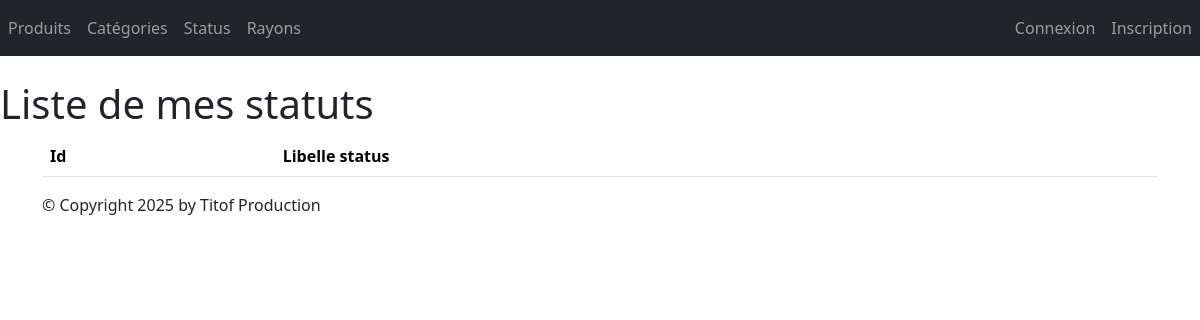
Before: /monApp/statuts/ with the older database file.
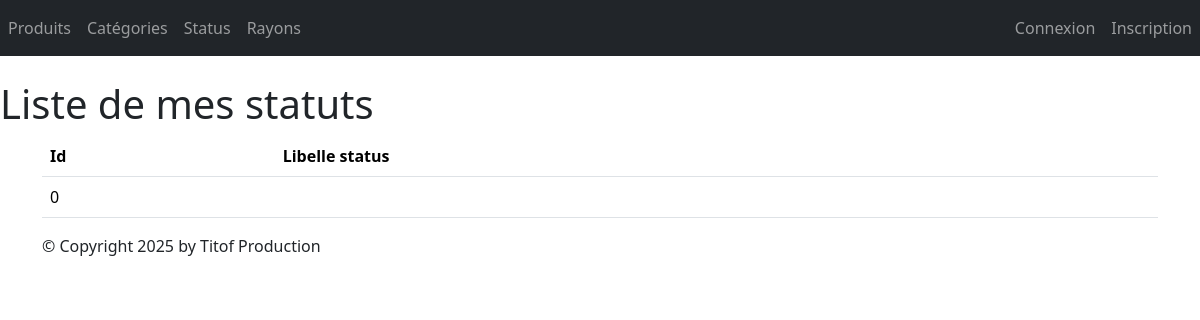
After: the same page with the newer database file.
### monApp/models.py (models this page shows, shortened)
class Statut(models.Model):
    idStatus = models.AutoField(primary_key=True)
    libelleStatus = models.CharField(max_length=100, default='')

### monApp/views.py (the view)
# urls.py: path("statuts/", views.StatusListView.as_view(), name="lst_statuts"),
class StatusListView(ListView):
    model = Statut
    template_name = "monApp/list_statuts.html"
    context_object_name = "statuts"
    def get_queryset(self ) :
        return Statut.objects.all()
    def get_context_data(self, **kwargs):
        context = super(StatusListView, self).get_context_data(**kwargs)
        context['titremenu'] = "Liste de mes statuts"
        return context

### monApp/templates/monApp/list_statuts.html
{% extends 'monApp/base.html' %}
{% block menu %}
    <h1>{{titremenu}}</h1>
{% endblock %}
{% block contenu %}
    <table class="table">
        <thead>
            <th>Id</th>
            <th>Libelle status</th>
        </thead>
            <tbody>
                {% for stat in statuts %}
                <tr>
                    <td>{{ stat.idStatus }} </td>
                    <td><a href="{% url 'dtl_statut' stat.idStatus %}">{{ stat.libelleStatus }}</a> </td>
                </tr>
                {% endfor %}
        </tbody>
    </table>
{% endblock %}

Changed rows visible on the page:
added Statut: idStatus "0"
